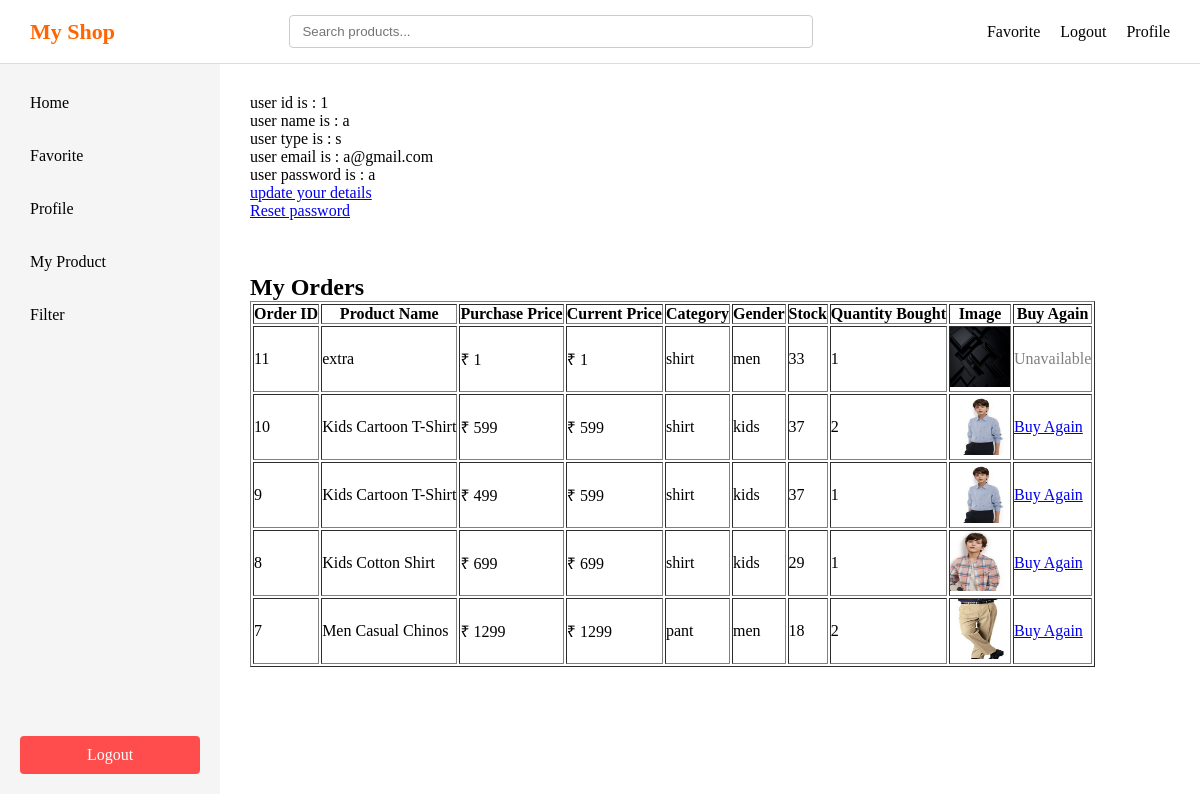
The app's page /profile (signed in) with its own data.
### app/models/user.py (models this page shows)
class User(db.Model):
    id = db.Column(db.Integer, primary_key = True)
    user_type = db.Column(db.String(20))
    username= db.Column(db.String(100), unique = True)
    email = db.Column(db.String(100))
    password = db.Column(db.String(100))
    status = db.Column(
        db.String(10),
        nullable=False,
        default='active'
    )
    __table_args__ = (
        db.UniqueConstraint('email', name='uq_user_email'),
    )

### app/models/order.py (models this page shows)
class Order(db.Model):
    id = db.Column(db.Integer,primary_key= True)
    user_id = db.Column(db.Integer,db.ForeignKey("user.id"),nullable=False)
    product_id = db.Column(db.Integer,db.ForeignKey("product.id"),nullable=False)
    quantity = db.Column(db.Integer,nullable=False,default=1)
    purchase_price = db.Column(db.Integer)
    user = db.relationship("User", backref="orders")
    product = db.relationship("Product", backref="orders")

### app/models/product.py (models this page shows)
class Product(db.Model):
    id=db.Column(db.Integer, primary_key = True)
    product_name = db.Column(db.String(100))
    product_price= db.Column(db.Integer)
    product_image= db.Column(db.String(200))
    product_details = db.Column(db.Text)
    product_category = db.Column(db.String(100))
    product_gender= db.Column(db.String(20))
    product_stock= db.Column(db.Integer)
    status = db.Column(db.String(10),nullable=False,default='active')
    seller_id = db.Column(db.Integer, db.ForeignKey('user.id'))

### app/user/routes.py (the view)
@user_bp.route('/profile')
def profile():
    if 'user' not in session:
        return redirect(url_for('auth.login'))
    username = session.get('user')
    user = User.query.filter_by(username= username).first()
    orders = (
        Order.query
        .filter(Order.user_id == user.id)
        .order_by(Order.id.desc())
        .all()
    )
    return render_template('profile.html' , user = user ,orders= orders)

### app/templates/profile.html (shortened to what this page needs)
<!DOCTYPE html>
<html lang="en">
<head>
    <link rel="stylesheet" href="{{ url_for('static', filename='style.css') }}">
</head>
<body>
    <div class="header">
        <div class="logo">My Shop</div>
        <div class="searchbar" id="searchbar">
            <input type="text" placeholder="Search products..." />
        </div>
        <div class="right">
            <div class="favorite"><a href="/favorite">Favorite</a></div>
            <div class="logout"><a href="/logout">Logout</a></div>
            <div class="profile"><a href="/profile">Profile</a></div>
        </div>
    </div>
    <div class="layout">
        <div class="sidebar">
            <div class="top">
                <div class="home" id="sidebar-home">Home</div>
                <div class="favorite" id="sidebar-favorite">Favorite</div>
                <div class="profile" id="sidebar-profile">Profile</div>
                {% if user.user_type == 's' %}
                <div class="my_product" id="sidebar-myproduct">My Product</div>
                {% endif %}
                <div class="filter" id="sidebar-filter">Filter</div>
            </div>
            <div class="logout" id="sidebar-logout">Logout</div>
        </div>
        <div class="main">
            {% if user %}
            <p>user id is : {{ user.id }}</p>
            <p>user name is : {{ user.username }}</p>
            <p>user type is : {{ user.user_type }}</p>
            <p>user email is : {{ user.email }}</p>
            <p>user password is : {{ user.password }}</p>
            {% endif %}
            <div>
                <a href="/updateuser">update your details</a>
            </div>
            <div>
                <a href="/resetpassword">Reset password</a>
            </div>
            <br><br><br>
            <h2>My Orders</h2>
            <table border="1" cellpadding="8">
                <thead>
                    <tr>
                        <th>Order ID</th>
                        <th>Product Name</th>
                        <th>Purchase Price</th>
                        <th>Current Price</th>
                        <th>Category</th>
                        <th>Gender</th>
                        <th>Stock</th>
                        <th>Quantity Bought</th>
                        <th>Image</th>
                        <th>Buy Again</th>
                    </tr>
                </thead>
                <tbody>
                    {% for order in orders %}
                    <tr>
                        <td>{{ order.id }}</td>
                        <td>{{ order.product.product_name }}</td>
                        <td>₹ {{ order.purchase_price }}</td>
                        <td>₹ {{ order.product.product_price }}</td>
                        <td>{{ order.product.product_category }}</td>
                        <td>{{ order.product.product_gender }}</td>
                        <td>
                            {% if order.product.product_stock > 0 %}
                            {{ order.product.product_stock }}
                            {% else %}
                            <span style="color:red;">Out of stock</span>
                            {% endif %}
                        </td>
                        <td>{{ order.quantity }}</td>
                        <td>
                            <img src="{{ url_for('static', filename='uploads/' ~ order.product.product_image) }}"
                                width="60" height="60">
                        </td>
                        <td>
                            {% if order.product.status == 'active' and order.product.product_stock > 0 %}
                            <a href="{{ url_for('payment.buyButton', product_id=order.product.id) }}"
                                class="btn btn-sm btn-primary">
                                Buy Again
                            </a>
                            {% else %}
                            <span style="color:gray;">Unavailable</span>
                            {% endif %}
                        </td>
                    </tr>
                    {% else %}
                    <tr>
                        <td colspan="5">No purchases yet</td>
                    </tr>
                    {% endfor %}
                </tbody>
            </table>
        </div>
    </div>
</body>
</html>

### app/static/style.css (style rules this page uses)
* { margin: 0; padding: 0; box-sizing: border-box; }
.header { display: flex; align-items: center; justify-content: space-between; padding: 15px 30px; background-color: #ffffff; border-bottom: 1px solid #ddd; width: 100%; }
.logo { font-size: 22px; font-weight: bold; color: #ff6600; white-space: nowrap; }
.searchbar { flex: 1; display: flex; justify-content: center; }
.searchbar input { width: 60%; min-width: 250px; padding: 8px 12px; border: 1px solid #ccc; border-radius: 4px; }
.right { display: flex; align-items: center; gap: 20px; white-space: nowrap; }
.right a, .right div { text-decoration: none; color: #000; cursor: pointer; font-weight: 500; }
.layout { display: flex; height: calc(100vh - 70px); }
.sidebar { width: 220px; height: 100%; background-color: #f5f5f5; padding: 20px; display: flex; flex-direction: column; }
.sidebar .top { flex: 1; overflow-y: auto; display: flex; flex-direction: column; gap: 15px; }
.sidebar .top div { padding: 10px; cursor: pointer; border-radius: 4px; }
.sidebar .logout { padding: 10px; background-color: #ff4d4d; color: white; text-align: center; border-radius: 4px; cursor: pointer; flex-shrink: 0; }
.main { flex: 1; padding: 30px; background-color: #ffffff; overflow-y: auto; }

### records on screen
User: id "1", username "a", user_type "s", email "a@gmail.com", password "a"
Order: id "11", product.product_name "extra", purchase_price "1", product.product_price "1", product.product_category "shirt", product.product_gender "men", product.product_stock "33", quantity "1", product_image (picture), shows "Unavailable"
Order: id "10", product.product_name "Kids Cartoon T-Shirt", purchase_price "599", product.product_price "599", product.product_category "shirt", product.product_gender "kids", product.product_stock "37", quantity "2", product_image (picture)
Order: id "9", product.product_name "Kids Cartoon T-Shirt", purchase_price "499", product.product_price "599", product.product_category "shirt", product.product_gender "kids", product.product_stock "37", quantity "1", product_image (picture)
Order: id "8", product.product_name "Kids Cotton Shirt", purchase_price "699", product.product_price "699", product.product_category "shirt", product.product_gender "kids", product.product_stock "29", quantity "1", product_image (picture)
Order: id "7", product.product_name "Men Casual Chinos", purchase_price "1299", product.product_price "1299", product.product_category "pant", product.product_gender "men", product.product_stock "18", quantity "2", product_image (picture)
